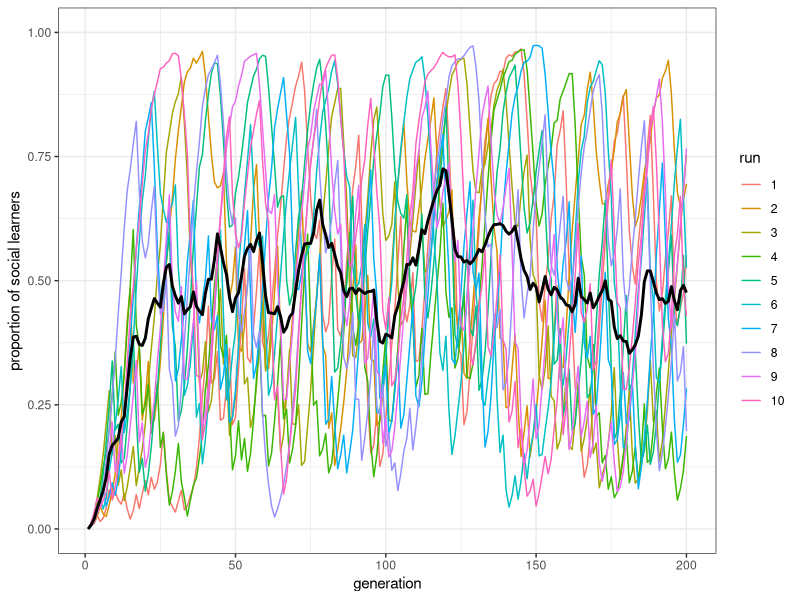
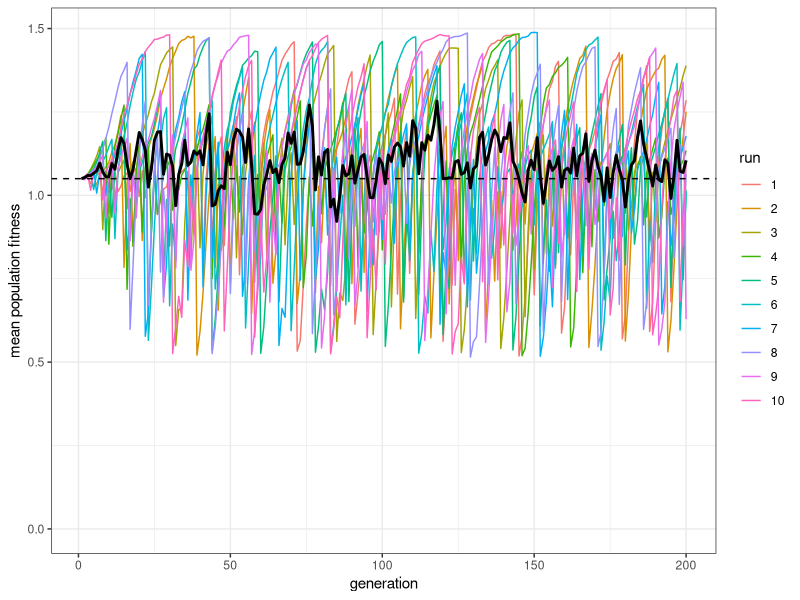
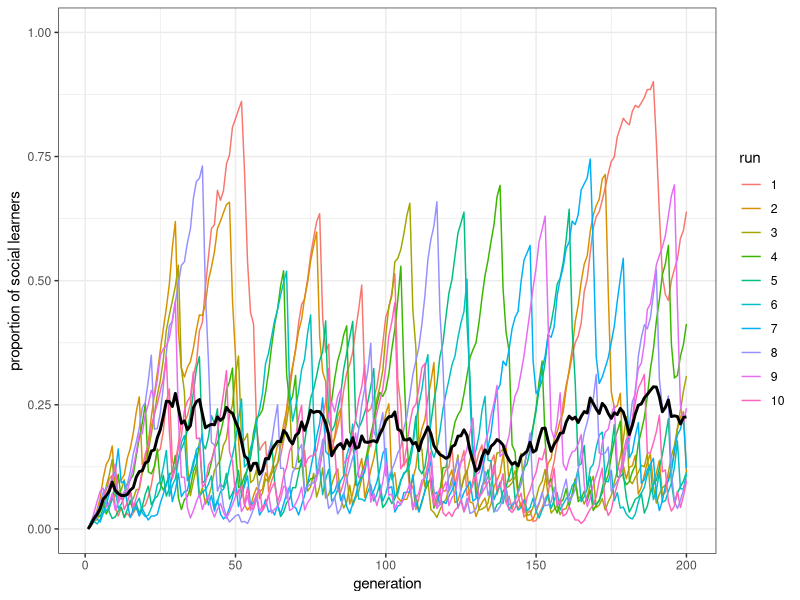
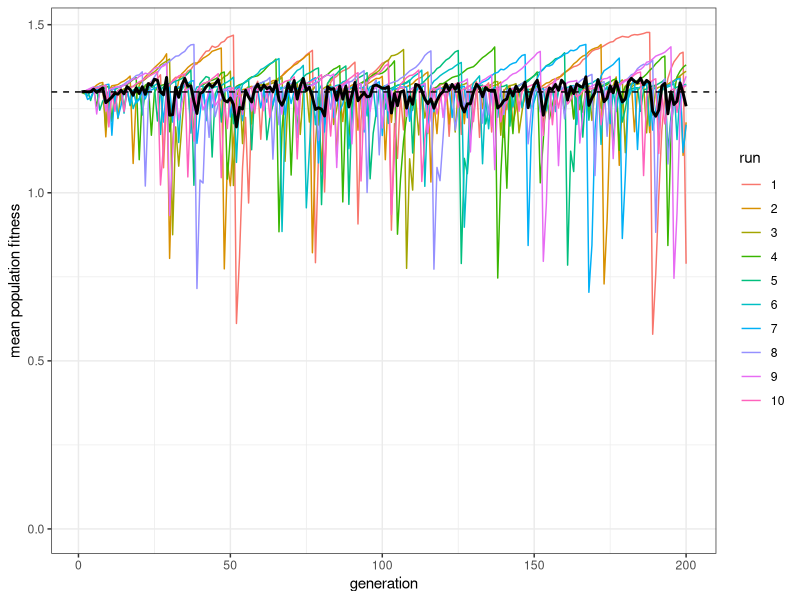
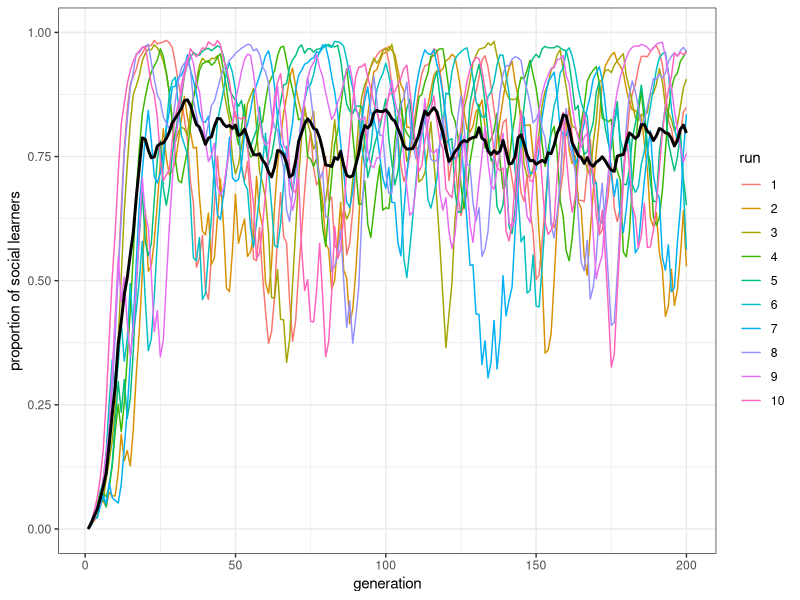
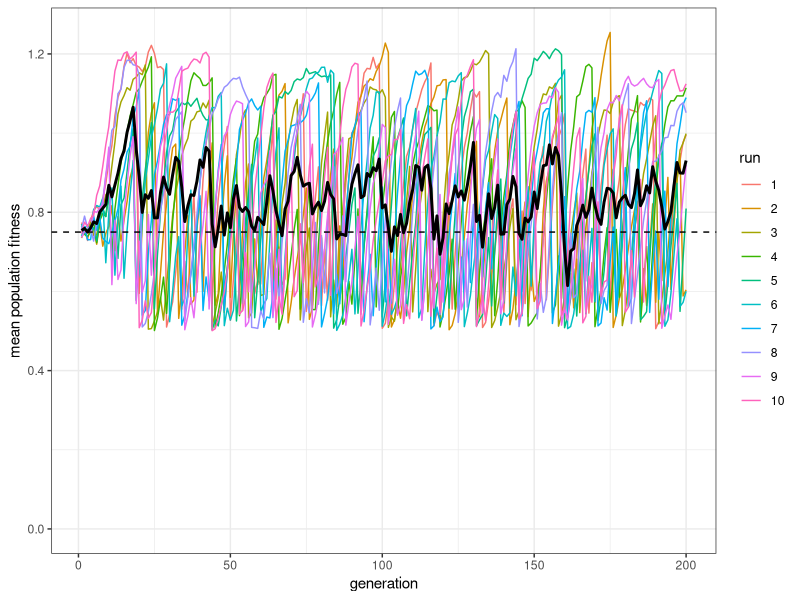
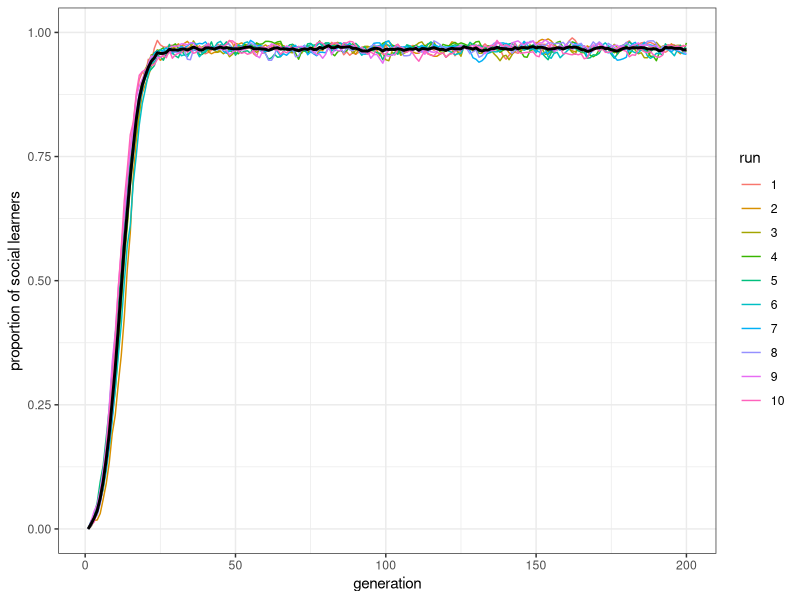
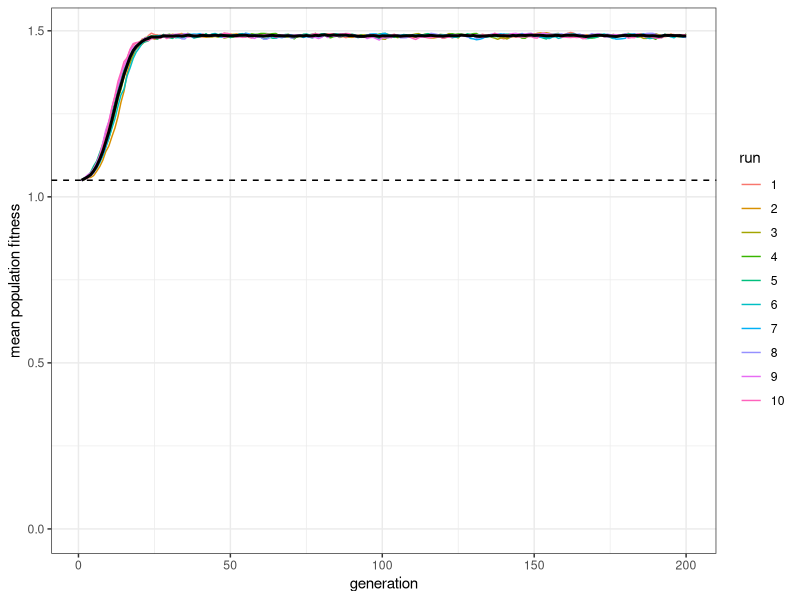

Generate these figures, in order, with R:
## ---- chunk 1
library(tidyverse)

N <- 100
r_max <- 1
t_max <- 10

# Create the output tibble
output <- tibble(generation = rep(1:t_max, r_max), 
                 run = as.factor(rep(1:r_max, each = t_max)), 
                 p.SL = as.numeric(rep(NA, t_max * r_max)), 
                 W = as.numeric(rep(NA, t_max * r_max)))

# Create the population tibble
population <- tibble(learning = rep("individual", N), 
                     behaviour = rep(NA, N), 
                     fitness = rep(NA, N))

# Initialise the environmental state to 0
E <- 0
## ---- chunk 2
rogers_model <- function(N, t_max, r_max, w = 1, b = 0.5, c, s = 0, mu, p, u) {
  
  # Check parameters to avoid negative fitnesses
  if (b * (1 + c) > 1 || b * (1 + s) > 1) {
    stop("Invalid parameter values: ensure b*(1+c) < 1 and b*(1+s) < 1")
  }
  
  # Create output tibble
  output <- tibble(generation = rep(1:t_max, r_max), 
                   run = as.factor(rep(1:r_max, each = t_max)), 
                   p_SL = as.numeric(rep(NA, t_max * r_max)), 
                   W = as.numeric(rep(NA, t_max * r_max)))
  
  for (r in 1:r_max) {
    
    # Create a population of individuals
    population <- tibble(learning = rep("individual", N), 
                         behaviour = rep(NA, N), fitness = rep(NA, N))
    
    # Initialise the environment
    E <- 0
    
    for (t in 1:t_max) {
      
      # 1. Social learning
      if (sum(population$learning == "social") > 0) {
        population$behaviour[population$learning == "social"] <- 
          sample(previous_population$behaviour, sum(population$learning == "social"), replace = TRUE)
      }
      
      # 2. individual learning
      learn_correct <- sample(c(TRUE, FALSE), N, prob = c(p, 1 - p), replace = TRUE)
      population$behaviour[learn_correct & population$learning == "individual"] <- E
      population$behaviour[!learn_correct & population$learning == "individual"] <- E - 1
      
      # 3. Calculate fitnesses
      population$fitness <- w  
      
      population$fitness[population$behaviour == E] <- 
        population$fitness[population$behaviour == E] + b  
      
      population$fitness[population$behaviour != E] <- 
        population$fitness[population$behaviour != E] - b
      
      population$fitness[population$learning == "individual"] <- 
        population$fitness[population$learning == "individual"] - b*c  
      
      population$fitness[population$learning == "social"] <- 
        population$fitness[population$learning == "social"] - b*s 
      
      # 4. Store population characteristics in output
      output[output$generation == t & output$run == r, ]$p_SL <- 
        mean(population$learning == "social")
      output[output$generation == t & output$run == r, ]$W <- 
        mean(population$fitness)
      
      # 5. Reproduction
      previous_population <- population
      population$behaviour <- NA
      population$fitness <- NA
      
      if (sum(previous_population$learning == "individual") > 0) {
        fitness_IL <- sum(previous_population$fitness[previous_population$learning == "individual"]) / 
          sum(previous_population$fitness)
      } else {
        fitness_IL <- 0
      }

      population$learning <- sample(c("individual", "social"), size = N, 
             prob = c(fitness_IL, 1 - fitness_IL), replace = TRUE)     

      mutation <- sample(c(TRUE, FALSE), N, prob = c(mu, 1 - mu), replace = TRUE)
      
      previous_population2 <- population
      population$learning[previous_population2$learning == "individual" & mutation] <- "social"  
      population$learning[previous_population2$learning == "social" & mutation] <- "individual"  
      
      # 6. Potential environmental change
      if (runif(1) < u) E <- E + 1
      
    }
  }
  # Export data from function
  output
}

## ---- chunk 3
data_model <- rogers_model(N = 1000, t_max = 200, r_max = 10, c = 0.9, mu = 0.01, p = 1, u = 0.2)
## ---- chunk 4
plot_multiple_runs_p_SL <- function(data_model) {
  ggplot(data = data_model, aes(y = p_SL, x = generation)) +
    geom_line(aes(colour = run)) +
    stat_summary(fun = mean, geom = "line", size = 1) +
    ylim(c(0, 1)) +
    theme_bw() +
    labs(y = "proportion of social learners")
}

plot_multiple_runs_p_SL(data_model)
## ---- chunk 5
plot_W <- function(data_model, w = 1, b = 0.5, c, p) {
  ggplot(data = data_model, aes(y = W, x = generation)) +
    geom_line(aes(color = run)) +
    stat_summary(fun = mean, geom = "line", size = 1) +
    geom_hline(yintercept = w + b * (2 * p - c - 1), linetype = 2) +
    ylim(c(0, NA)) +
    theme_bw() +
    labs(y = "mean population fitness")
}

plot_W(data_model, c = 0.9, p = 1)
## ---- chunk 6
data_model <- rogers_model(N = 1000, t_max = 200, r_max = 10, c = 0.4, mu = 0.01, p = 1, u = 0.2)
plot_multiple_runs_p_SL(data_model)
## ---- chunk 7
plot_W(data_model, c = 0.4, p = 1)
## ---- chunk 8
data_model <- rogers_model(N = 1000, t_max = 200, r_max = 10, c = 0.9, mu = 0.01, p = 0.7, u = 0.2)
plot_multiple_runs_p_SL(data_model)
## ---- chunk 9
plot_W(data_model, c = 0.9, p = 0.7)
## ---- chunk 10
data_model <- rogers_model(N = 1000, t_max = 200, r_max = 10, c = 0.9, mu = 0.01, p = 1, u = 0)
plot_multiple_runs_p_SL(data_model)
## ---- chunk 11
plot_W(data_model, c = 0.9, p = 1)
